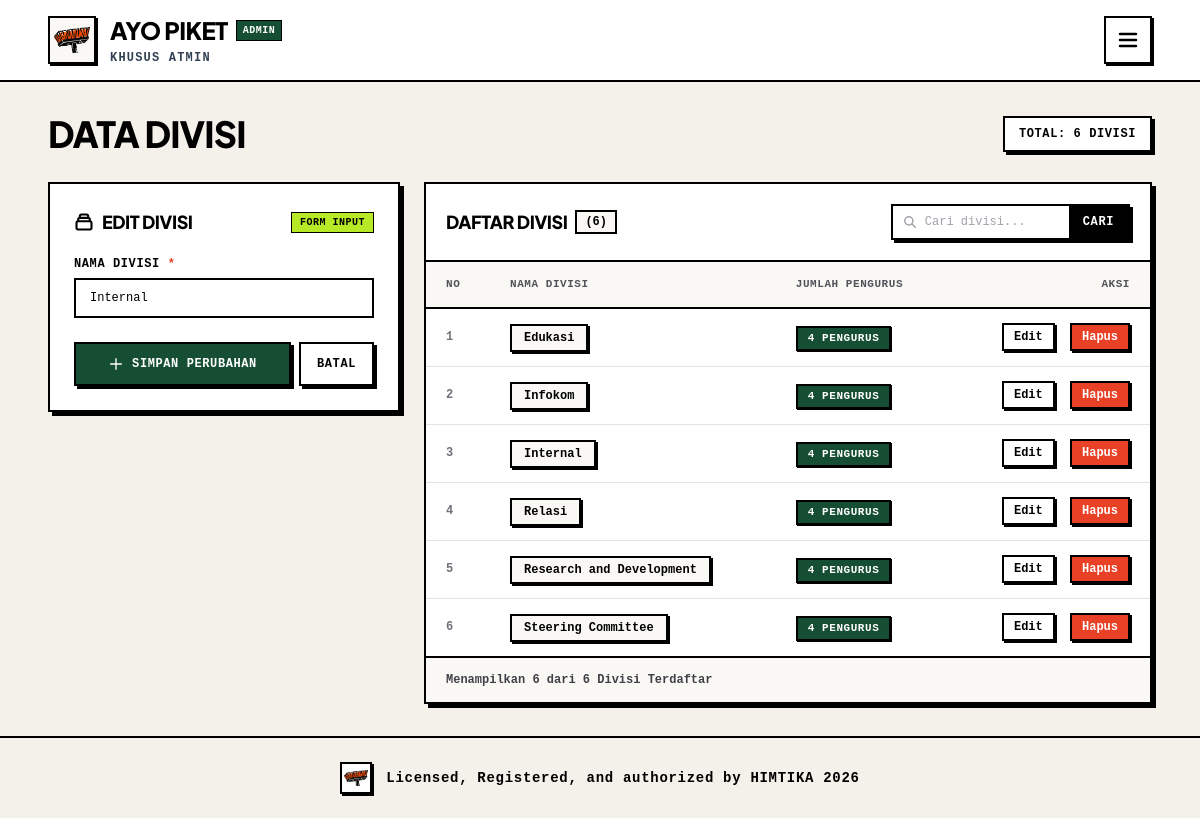
The page /admin/divisions.php?aksi=edit&id=2 (signed in) on the database its author committed.
### tables this page shows
CREATE TABLE IF NOT EXISTS `divisions` (
  `id` INT AUTO_INCREMENT PRIMARY KEY,
  `nama_divisi` VARCHAR(100) NOT NULL,
  `created_at` TIMESTAMP DEFAULT CURRENT_TIMESTAMP
);

### includes/functions.php (called while the page is built, shortened)
<?php
function sanitize($data) {
    return htmlspecialchars(trim($data), ENT_QUOTES, 'UTF-8');
}

### admin/divisions.php (the view, shortened to what this page needs)
<?php
require_once __DIR__ . '/../config/database.php';
require_once __DIR__ . '/../includes/functions.php';
$aksi = $_GET['aksi'] ?? '';
$id_edit = isset($_GET['id']) ? (int)$_GET['id'] : 0;
$data_edit = null;
if ($aksi === 'edit' && $id_edit > 0) {
    $stmt = $koneksi->prepare("SELECT * FROM divisions WHERE id = ? LIMIT 1");
    $stmt->execute([$id_edit]);
    $data_edit = $stmt->fetch();
}
$search = sanitize($_GET['search'] ?? '');
$query_str = "
    SELECT d.id, d.nama_divisi, d.created_at, COUNT(m.id) AS total_anggota
    FROM divisions d
    LEFT JOIN members m ON d.id = m.division_id
";
$params = [];
$query_str .= " GROUP BY d.id ORDER BY d.nama_divisi ASC";
$stmt = $koneksi->prepare($query_str);
$stmt->execute($params);
$daftar_divisi = $stmt->fetchAll();
$stmt_total = $koneksi->query("SELECT id FROM divisions");
$total_divisi = $stmt_total->rowCount();
require_once __DIR__ . '/header.php';
?>
<div class="space-y-6 sm:space-y-7">
    <div class="flex flex-col lg:flex-row lg:items-center lg:justify-between gap-4">
        <div>
            <h1 class="text-2xl sm:text-3xl lg:text-4xl font-black uppercase tracking-tight text-black">
                Data Divisi
            </h1>
        </div>
        <div class="flex flex-wrap items-center gap-3 shrink-0">
            <div class="bg-white border-2 border-black font-mono font-bold text-xs uppercase tracking-wider px-3.5 py-2 shadow-[3px_3px_0px_#000]">
                TOTAL: <?= $total_divisi ?> DIVISI
            </div>
        </div>
    </div>
    <div class="grid grid-cols-1 lg:grid-cols-12 gap-6 items-start">
        <div class="lg:col-span-4 space-y-6">
            <div class="bg-white border-2 border-black shadow-[4px_4px_0px_#000] p-5 sm:p-6">
                <div class="flex items-center justify-between gap-2 mb-5">
                    <div class="flex items-center gap-2">
                        <h2 class="text-base sm:text-lg font-black uppercase tracking-tight text-black">
                            <?= $data_edit ? 'Edit Divisi' : 'Tambah Divisi Baru' ?>
                        </h2>
                    </div>
                    <span class="bg-[#B8E926] border border-black px-2 py-0.5 font-mono text-[10px] font-bold uppercase tracking-wider text-black">
                        FORM INPUT
                    </span>
                </div>
                <form action="divisions.php" method="POST" class="space-y-4">
                    <div>
                        <label for="nama_divisi" class="block font-mono font-bold text-xs uppercase tracking-wider text-black mb-1.5">
                            NAMA DIVISI <span class="text-[#E84125]">*</span>
                        </label>
                        <input type="text" id="nama_divisi" name="nama_divisi" required
                               value="<?= $data_edit ? sanitize($data_edit['nama_divisi']) : '' ?>"
                               placeholder="Contoh: Infokom"
                               class="w-full px-3.5 py-2.5 bg-white border-2 border-black font-mono text-xs text-black placeholder:text-zinc-400 focus:outline-none focus:bg-zinc-50 transition">
                    </div>
                    <div class="pt-2 flex items-center gap-2">
                        <button type="submit"
                                class="flex-1 py-3 px-4 bg-[#164E33] hover:bg-[#123e29] text-white border-2 border-black shadow-[3px_3px_0px_#000] font-mono font-bold text-xs uppercase tracking-wider flex items-center justify-center gap-2 hover:translate-x-[1px] hover:translate-y-[1px] transition cursor-pointer">
                            <svg class="w-4 h-4 text-white shrink-0" fill="none" stroke="currentColor" stroke-width="2" viewBox="0 0 24 24">
                                <path stroke-linecap="round" stroke-linejoin="round" d="M12 4v16m8-8H4" />
                            </svg>
                            <span><?= $data_edit ? 'SIMPAN PERUBAHAN' : 'TAMBAH DIVISI' ?></span>
                        </button>
                        <?php if ($data_edit): ?>
                            <a href="divisions.php" class="py-3 px-4 bg-white hover:bg-zinc-100 text-black border-2 border-black shadow-[3px_3px_0px_#000] font-mono font-bold text-xs uppercase tracking-wider transition">
                                BATAL
                            </a>
                        <?php endif; ?>
                    </div>
                </form>
            </div>
        </div>
        <div class="lg:col-span-8 space-y-6">
            <div class="bg-white border-2 border-black shadow-[4px_4px_0px_#000] overflow-hidden">
                <div class="p-4 sm:p-5 border-b-2 border-black flex flex-col md:flex-row md:items-center md:justify-between gap-3">
                    <div class="flex items-center gap-2">
                        <h2 class="text-base sm:text-lg font-black uppercase tracking-tight text-black">
                            Daftar Divisi
                        </h2>
                        <span class="border-2 border-black px-2 py-0.5 font-mono text-xs font-bold bg-[#FAF8F5]">
                            (<?= count($daftar_divisi) ?>)
                        </span>
                    </div>
                    <form action="divisions.php" method="GET" class="flex flex-wrap items-center border-2 border-black bg-white shadow-[3px_3px_0px_#000]">
                        <div class="relative flex items-center">
                            <svg class="w-3.5 h-3.5 text-zinc-400 absolute left-2.5 pointer-events-none" fill="none" stroke="currentColor" stroke-width="2.5" viewBox="0 0 24 24">
                                <path stroke-linecap="round" stroke-linejoin="round" d="M21 21l-6-6m2-5a7 7 0 11-14 0 7 7 0 0114 0z"/>
                            </svg>
                            <input type="text" name="search" value="<?= htmlspecialchars($search) ?>"
                                   placeholder="Cari divisi..."
                                   class="pl-8 pr-3 py-2 bg-transparent font-mono text-xs text-black placeholder:text-zinc-400 focus:outline-none w-36 sm:w-44">
                        </div>
                        <button type="submit" class="px-3.5 py-2 bg-black text-white hover:bg-zinc-800 font-mono font-bold text-xs uppercase tracking-wider transition cursor-pointer">
                            CARI
                        </button>
                    </form>
                </div>
                <div class="overflow-x-auto">
                    <table class="w-full text-left border-collapse">
                        <thead class="border-b-2 border-black bg-[#FAF8F5] font-mono text-[11px] font-bold uppercase tracking-wider text-zinc-600">
                            <tr>
                                <th class="px-5 py-3.5 w-16">NO</th>
                                <th class="px-5 py-3.5">NAMA DIVISI</th>
                                <th class="px-5 py-3.5">JUMLAH PENGURUS</th>
                                <th class="px-5 py-3.5 text-right">AKSI</th>
                            </tr>
                        </thead>
                        <tbody class="divide-y divide-zinc-200 bg-white">
                            <?php if (empty($daftar_divisi)): ?>
                                <tr>
                                    <td colspan="4" class="px-5 py-10 text-center font-mono text-xs text-zinc-500">
                                        Belum ada data divisi yang sesuai.
                                    </td>
                                </tr>
                            <?php else: ?>
                                <?php $nomor = 1; foreach ($daftar_divisi as $div): ?>
                                    <tr class="hover:bg-[#FAF8F5] transition">
                                        <td class="px-5 py-3.5 font-mono text-xs text-zinc-500 font-bold">
                                            <?= $nomor++ ?>
                                        </td>
                                        <td class="px-5 py-3.5">
                                            <span class="inline-block px-3 py-1 bg-[#FAF8F5] border-2 border-black text-black font-mono font-bold text-xs shadow-[2px_2px_0px_#000]">
                                                <?= sanitize($div['nama_divisi']) ?>
                                            </span>
                                        </td>
                                        <td class="px-5 py-3.5">
                                            <span class="inline-block px-2.5 py-0.5 bg-[#164E33] text-white border-2 border-black font-mono font-bold text-[11px] uppercase tracking-wider shadow-[1px_1px_0px_#000]">
                                                <?= $div['total_anggota'] ?> Pengurus
                                            </span>
                                        </td>
                                        <td class="px-5 py-3.5 text-right font-mono text-xs font-bold space-x-2">
                                            <a href="divisions.php?aksi=edit&id=<?= $div['id'] ?>"
                                               class="px-2.5 py-1 bg-white hover:bg-zinc-100 text-black border-2 border-black shadow-[2px_2px_0px_#000] inline-block hover:translate-x-[1px] hover:translate-y-[1px] transition">
                                                Edit
                                            </a>
                                            <a href="divisions.php?aksi=hapus&id=<?= $div['id'] ?>"
                                               onclick="return confirm('Hapus divisi <?= sanitize($div['nama_divisi']) ?>? Pengurus di divisi ini juga akan terhapus.');"
                                               class="px-2.5 py-1 bg-[#E84125] hover:bg-red-700 text-white border-2 border-black shadow-[2px_2px_0px_#000] inline-block hover:translate-x-[1px] hover:translate-y-[1px] transition">
                                                Hapus
                                            </a>
                                        </td>
                                    </tr>
                                <?php endforeach; ?>
                            <?php endif; ?>
                        </tbody>
                    </table>
                </div>
                <div class="p-4 sm:px-5 sm:py-3.5 border-t-2 border-black flex items-center justify-between bg-[#FAF8F5]">
                    <span class="font-mono text-xs text-zinc-700 font-bold">
                        Menampilkan <?= count($daftar_divisi) ?> dari <?= $total_divisi ?> Divisi Terdaftar
                    </span>
                </div>
            </div>
        </div>
    </div>
</div>
<?php require_once __DIR__ . '/footer.php'; ?>

### admin/header.php (style rules this page uses)
body { font-family: 'Plus Jakarta Sans', sans-serif; background-color: #F4F0EA; }
.font-mono { font-family: 'Space Mono', monospace; }

### rows shown on the page
divisions: nama_divisi "Internal", total_anggota "4"
divisions: nama_divisi "Edukasi", total_anggota "4"
divisions: nama_divisi "Infokom", total_anggota "4"
divisions: nama_divisi "Relasi", total_anggota "4"
divisions: nama_divisi "Research and Development", total_anggota "4"
divisions: nama_divisi "Steering Committee", total_anggota "4"

### other values the page prints
$total_divisi "6"
count($daftar_divisi) "6"
